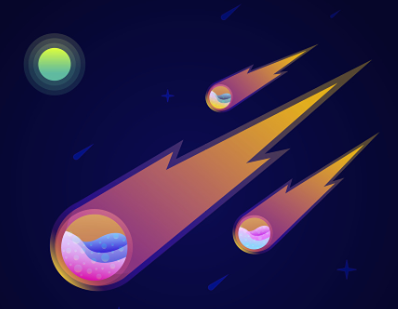
#> input picture data/Capture.PNG, 398 x 309 px
$ python img_to_txt.py ../../data/Capture.PNG
#> lines starting #> are read from the running program, lines starting #| are printed output that depends on the picture
from os import lseek
import numpy as np
import cv2
import sys


im = cv2.imread(str(sys.argv[1]))
#> im is the input picture: shape (309, 398, 3); mean B, G, R 71.1, 29.8, 42.2
im = cv2.copyMakeBorder(im,  5, 5, 5, 5, cv2.BORDER_REPLICATE)
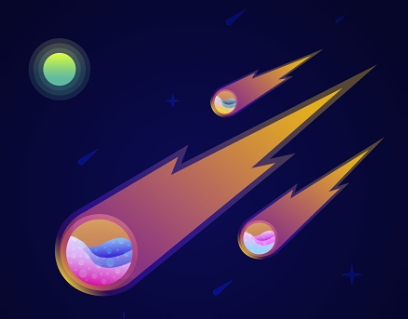
#> im: shape (319, 408, 3); mean B, G, R 69.9, 28.5, 40.2
im = cv2.cvtColor(im, cv2.COLOR_BGR2GRAY)
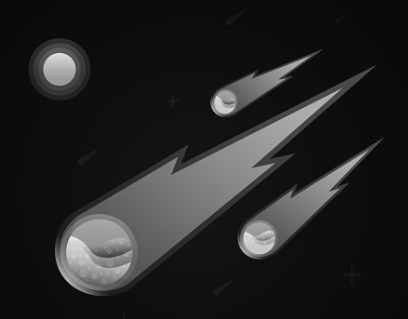
#> im: shape (319, 408); min 8, max 230, mean 36.7

cols = im.shape[0]
#> cols = 319
rows = im.shape[1]
#> rows = 408

with open("demo.txt" , "w") as text_file:

    print(str(cols) + " " + str(rows), file=  text_file)
    for x in im:


        for pixel in x:
            print(pixel, file = text_file, end = ' ')

    print("\n", file = text_file, end = '')

$ run again, on data/input4.png
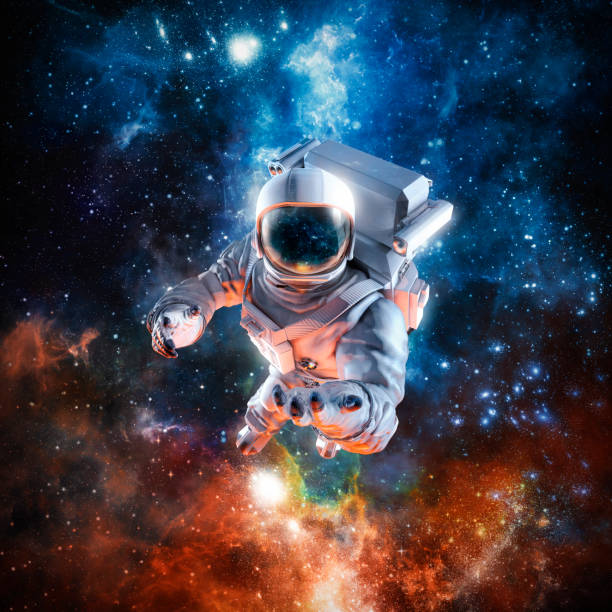
#> input picture data/input4.png, 612 x 612 px
#> im is the input picture: shape (612, 612, 3); mean B, G, R 74.5, 62.9, 62.8
#> `im = cv2.copyMakeBorder(im,  5, 5, 5, 5, cv2.BORDER_REPLICATE)`:
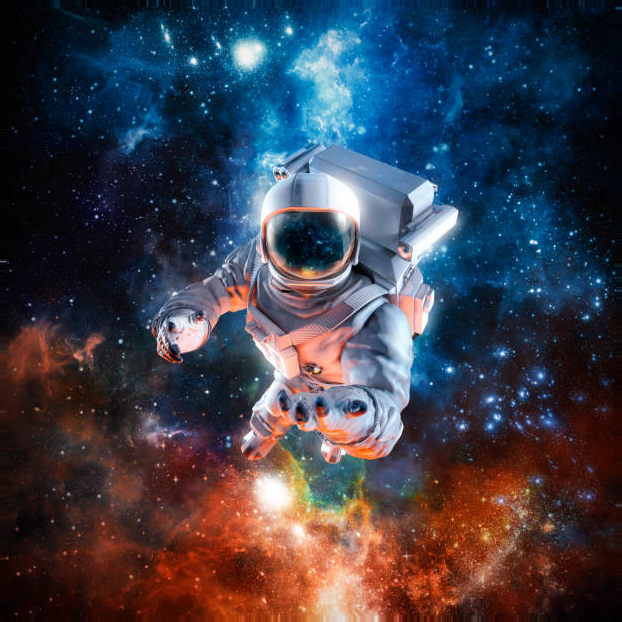
#> im: shape (622, 622, 3); mean B, G, R 72.9, 61.6, 61.8
#> `im = cv2.cvtColor(im, cv2.COLOR_BGR2GRAY)`:
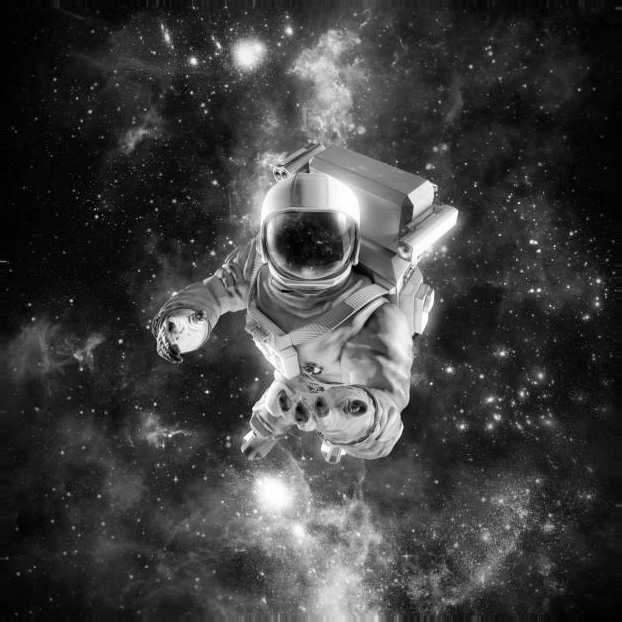
#> im: shape (622, 622); min 0, max 255, mean 62.9
